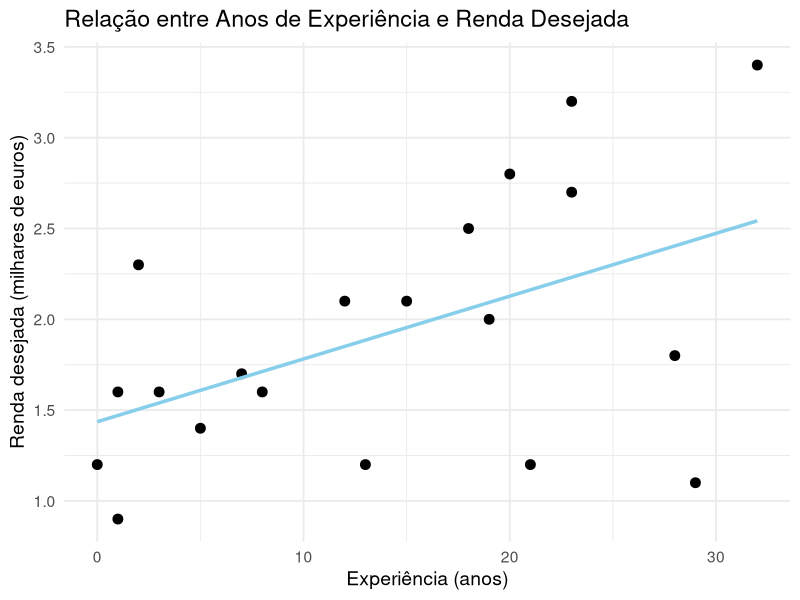

Generate this figure with R:
library(ggplot2) #biblioteca para melhorar plot de gráficos

# dataframe similar ao das questções anteriores, para que se possa mesclar informações por indice
dados <- data.frame(
  Idade = c(28, 34, 46, 26, 37, 29, 51, 31, 39, 43, 58, 44, 25, 23, 52, 42, 48, 33, 38, 46),
  Nacionalidade = c("Italiana", "Inglesa", "Belga", "Espanhola", "Italiana", "Espanhola", "Francesa", 
                    "Belga", "Italiana", "Italiana", "Italiana", "Inglesa", "Francesa", "Espanhola",
                    "Italiana", "Alemana", "Francesa", "Italiana", "Alemana", "Italiana"),
  Renda = c(2.3, 1.6, 1.2, 0.9, 2.1, 1.6, 1.8, 1.4, 1.2, 2.8, 3.4, 2.7, 1.6, 1.2, 1.1, 2.5, 2.0, 1.7, 2.1, 3.2),
  Experiencia = c(2, 8, 21, 1, 15, 3, 28, 5, 13, 20, 32, 23, 1, 0, 29, 18, 19, 7, 12, 23)
)

# correlação de pearson nesse caso
correlacao <- cor(dados$Experiencia, dados$Renda, method = "pearson")

# resultado da correlação para os dados em análise
cat("Coeficiente de correlação de Pearson:", round(correlacao, 3), "\n")

# gráfico de dispersão
ggplot(dados, aes(x = Experiencia, y = Renda)) +
  geom_point(color = "black", size = 3) +  # pontos
  geom_smooth(method = "lm", color = "skyblue", se = FALSE, linewidth = 1.2) +  # linha de tendência
  labs(
    title = "Relação entre Anos de Experiência e Renda Desejada",
    x = "Experiência (anos)",
    y = "Renda desejada (milhares de euros)"
  ) +
  theme_minimal(base_size = 14)
